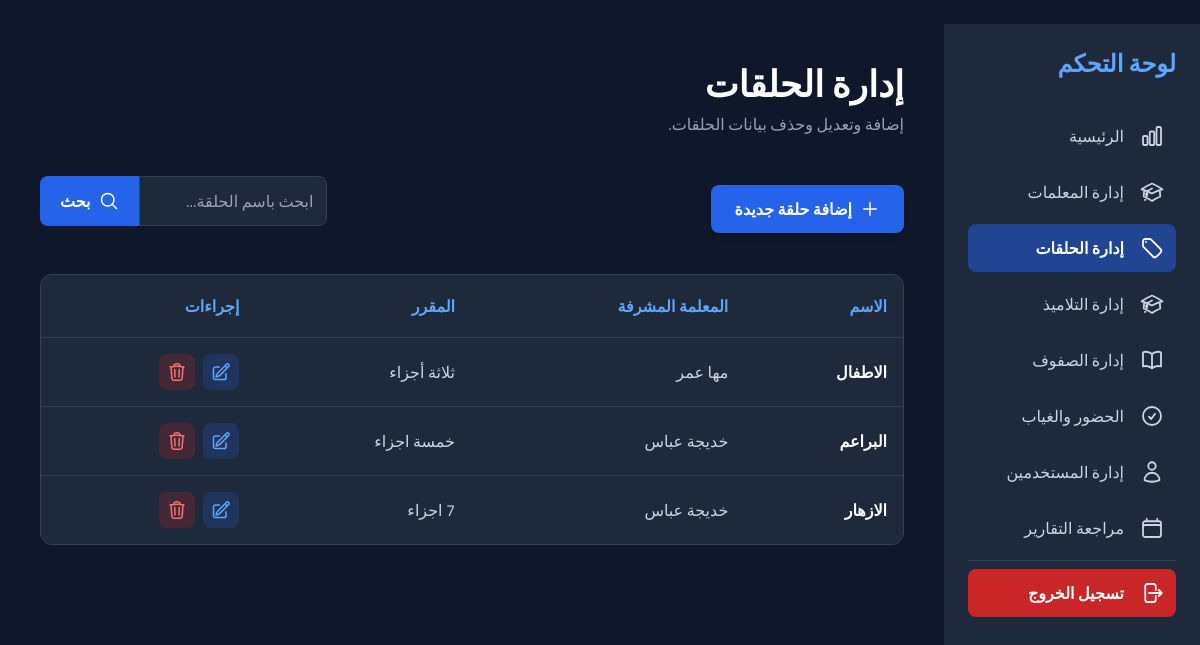
/administration/halaqa_list/ (signed in), run on the app's committed database.
### halaqs/models.py (models this page shows, shortened)
class Halaqa(models.Model):
    name =models.CharField(max_length=50,blank=False,null=False)
    res_teacher=models.ForeignKey('teachers.Teacher',on_delete=models.SET_NULL,null=True,blank=True)
    course=models.CharField(max_length=50,blank=False,null=False)
    notes=models.TextField(blank=True,null=True)

### teachers/models.py (models this page shows)
class Teacher(models.Model):
    name=models.CharField(max_length=100,blank=False,null=False)
    tel=models.CharField(max_length=10,blank=True,null=True)
    email=models.EmailField()
    address=models.CharField(max_length=100,blank=True,null=True)
    user_name=models.OneToOneField(User,on_delete=models.SET_NULL,blank=True,null=True)
    def __str__(self):
        return self.name

### administration/views.py (the view)
# urls.py: path('halaqa_list/', superuser_required(HalaqaList.as_view()), name='halaqa_list'),
class HalaqaList(ListView):
    model=Halaqa
    template_name='administration/halaqa_manage.html'
    context_object_name='halaqats'
    def get_queryset(self):
        query=super().get_queryset()
        if self.request.GET.get('q'):
            name=self.request.GET.get('q').rstrip()
            query=query.filter(name__icontains=name)
        return query

### templates/administration/halaqa_manage.html (shortened to what this page needs)
﻿{% extends 'administration/s_base.html' %}
{% load static %}
{% block content %}
<main class="p-6 md:p-10">
    <header class="hidden md:block mb-10">
        <h1 class="text-3xl md:text-4xl font-black text-white">إدارة الحلقات</h1>
        <p class="text-slate-400 mt-2">إضافة وتعديل وحذف بيانات الحلقات.</p>
    </header>
    <div class="flex flex-col md:flex-row md:justify-between md:items-center mb-8 gap-4">
        <a href="{% url 'administration:add_halaqa' %}" class="w-full md:w-auto bg-blue-600 text-white px-6 py-3 rounded-lg font-bold hover:bg-blue-700 transition duration-300 shadow-md text-center flex items-center justify-center gap-2">
            {% include 'partials/icons/plus.svg' with icon_class='h-5 w-5' only %}
            إضافة حلقة جديدة
        </a>
        <form method="GET" action="" class="w-full md:w-auto md:max-w-sm">
            <div class="flex">
                <input type="text" name="q" placeholder="ابحث باسم الحلقة..."
                       class="w-full p-3 bg-slate-800 border border-slate-700 rounded-s-lg text-slate-200 focus:ring-2 focus:ring-blue-500"
                       value="{{ request.GET.q }}">
                <button type="submit"
                        class="bg-blue-600 text-white px-5 py-3 rounded-e-lg font-bold hover:bg-blue-700 transition flex items-center gap-2">
                    {% include 'partials/icons/magnifying-glass.svg' with icon_class='h-5 w-5' only %}
                    بحث
                </button>
            </div>
        </form>
    </div>
    <div class="bg-slate-800 rounded-xl border border-slate-700 overflow-x-auto hidden md:block">
        <table class="w-full text-right">
            <thead class="border-b border-slate-700">
                <tr>
                    <th class="p-4 text-blue-400 font-semibold">الاسم</th>
                    <th class="p-4 text-blue-400 font-semibold">المعلمة المشرفة</th>
                    <th class="p-4 text-blue-400 font-semibold">المقرر</th>
                    <th class="p-4 text-blue-400 font-semibold">إجراءات</th>
                </tr>
            </thead>
            <tbody class="divide-y divide-slate-700">
                {% for halaqa in halaqats %}
                <tr>
                    <td class="p-4 text-white font-semibold">{{ halaqa.name }}</td>
                    <td class="p-4 text-slate-300">{{ halaqa.res_teacher|default:'-' }}</td>
                    <td class="p-4 text-slate-300">{{ halaqa.course }}</td>
                    <td class="p-4">
                        <div class="flex items-center gap-2">
                            <a href="{% url 'administration:edit_halaqa' halaqa.id %}" aria-label="تعديل الحلقة" title="تعديل" class="p-2 rounded-lg bg-blue-600/20 text-blue-400 hover:bg-blue-600/40 transition">
                                {% include 'partials/icons/pencil-square.svg' with icon_class='h-5 w-5' only %}
                            </a>
                            <a href="{% url 'administration:delete_halaqa' halaqa.id %}" aria-label="حذف الحلقة" title="حذف" class="p-2 rounded-lg bg-red-600/20 text-red-400 hover:bg-red-600/40 transition">
                                {% include 'partials/icons/trash.svg' with icon_class='h-5 w-5' only %}
                            </a>
                        </div>
                    </td>
                </tr>
                {% empty %}
                <tr>
                    <td colspan="4" class="p-0">
                        {% include 'partials/_empty_state.html' with title='لا توجد حلقات' subtitle='لم يتم تسجيل أي حلقة في النظام حتى الآن.' icon='partials/icons/tag.svg' %}
                    </td>
                </tr>
                {% endfor %}
            </tbody>
        </table>
    </div>
</main>
{% endblock %}

### templates/partials/icons/pencil-square.svg
<svg xmlns="http://www.w3.org/2000/svg" fill="none" viewBox="0 0 24 24" stroke-width="1.8" stroke="currentColor" aria-hidden="true" class="{{ icon_class|default:'h-6 w-6' }}">
  <path stroke-linecap="round" stroke-linejoin="round" d="M16.862 4.487l1.687-1.688a1.875 1.875 0 112.652 2.652L10.582 16.07a4.5 4.5 0 01-1.897 1.13L6 18l.8-2.685a4.5 4.5 0 011.13-1.897l8.932-8.931zm0 0L19.5 7.125M18 14v4.75A2.25 2.25 0 0115.75 21H5.25A2.25 2.25 0 013 18.75V8.25A2.25 2.25 0 015.25 6H10" />
</svg>

### templates/partials/icons/trash.svg
<svg xmlns="http://www.w3.org/2000/svg" fill="none" viewBox="0 0 24 24" stroke-width="1.8" stroke="currentColor" aria-hidden="true" class="{{ icon_class|default:'h-6 w-6' }}">
  <path stroke-linecap="round" stroke-linejoin="round" d="M14.74 9l-.346 9m-4.788 0L9.26 9m9.968-3.21c.342.052.682.107 1.022.166m-1.022-.165L18.16 19.673a2.25 2.25 0 01-2.244 2.077H8.084a2.25 2.25 0 01-2.244-2.077L4.772 5.79m14.456 0a48.108 48.108 0 00-3.478-.397m-12 .562c.34-.059.68-.114 1.022-.165m0 0a48.11 48.11 0 013.478-.397m7.5 0v-.916c0-1.18-.91-2.164-2.09-2.201a51.964 51.964 0 00-3.32 0c-1.18.037-2.09 1.022-2.09 2.201v.916m7.5 0a48.667 48.667 0 00-7.5 0" />
</svg>

### data on the page
Halaqa: name "الاطفال", res_teacher "مها عمر", course "ثلاثة أجزاء"
Halaqa: name "البراعم", res_teacher "خديجة عباس", course "خمسة اجزاء"
Halaqa: name "الازهار", res_teacher "خديجة عباس", course "7 اجزاء"

### other printed values
{{ label }} "الرئيسية إدارة المعلمات إدارة الحلقات إدارة التلاميذ إدارة الصفوف الحضور والغياب إدارة المستخدمين مراجعة التقارير تسجيل الخروج"
